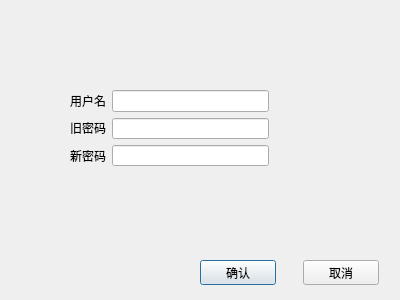
<?xml version="1.0" encoding="UTF-8"?>
<ui version="4.0">
 <class>Register</class>
 <widget class="QDialog" name="Register">
  <property name="geometry">
   <rect>
    <x>0</x>
    <y>0</y>
    <width>400</width>
    <height>300</height>
   </rect>
  </property>
  <property name="windowTitle">
   <string>Dialog</string>
  </property>
  <widget class="QWidget" name="">
   <property name="geometry">
    <rect>
     <x>70</x>
     <y>90</y>
     <width>199</width>
     <height>76</height>
    </rect>
   </property>
   <layout class="QHBoxLayout" name="horizontalLayout">
    <item>
     <layout class="QVBoxLayout" name="verticalLayout">
      <item>
       <widget class="QLabel" name="user_label">
        <property name="text">
         <string>用户名</string>
        </property>
       </widget>
      </item>
      <item>
       <widget class="QLabel" name="oldPassword_label">
        <property name="text">
         <string>旧密码</string>
        </property>
       </widget>
      </item>
      <item>
       <widget class="QLabel" name="newPassword_label">
        <property name="text">
         <string>新密码</string>
        </property>
       </widget>
      </item>
     </layout>
    </item>
    <item>
     <layout class="QVBoxLayout" name="verticalLayout_2">
      <item>
       <widget class="QLineEdit" name="user_Edit"/>
      </item>
      <item>
       <widget class="QLineEdit" name="oldPasswordEdit"/>
      </item>
      <item>
       <widget class="QLineEdit" name="newPassword_lineEdit"/>
      </item>
     </layout>
    </item>
   </layout>
  </widget>
  <widget class="QWidget" name="">
   <property name="geometry">
    <rect>
     <x>200</x>
     <y>260</y>
     <width>179</width>
     <height>25</height>
    </rect>
   </property>
   <layout class="QHBoxLayout" name="horizontalLayout_2">
    <property name="spacing">
     <number>27</number>
    </property>
    <item>
     <widget class="QPushButton" name="pushButton">
      <property name="text">
       <string>确认</string>
      </property>
     </widget>
    </item>
    <item>
     <widget class="QPushButton" name="pushButton_2">
      <property name="text">
       <string>取消</string>
      </property>
     </widget>
    </item>
   </layout>
  </widget>
 </widget>
 <resources/>
 <connections/>
</ui>
